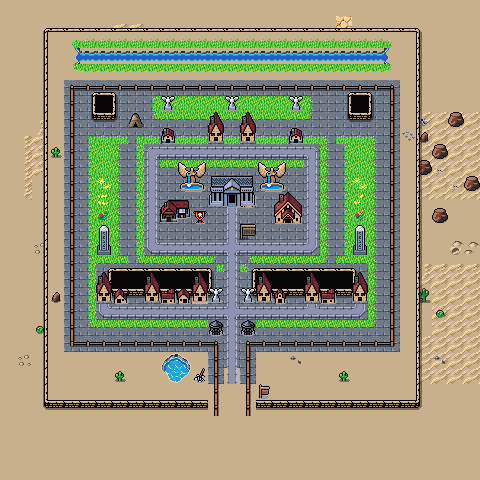

Tiled map render using the project's own tile images. Description and the map definition, with tile-layer contents summarised, below:
An orthogonal 30x30 tile map with 16x16 px tiles, 4 tile layers (Background, Ground, Walls, Overlay), 3 tilesets and 9 objects.

<map version="1.10" tiledversion="1.11.2" orientation="orthogonal" renderorder="right-down" width="30" height="30" tilewidth="16" tileheight="16" infinite="0" nextlayerid="6" nextobjectid="67">
 <editorsettings>
  <export target="wastetown..tmx" format="tmx" />
 </editorsettings>
 <tileset firstgid="1" source="../../../../common/maps/tileset/main.tsx" />
 <tileset firstgid="10113" source="../../../../common/maps/tileset/buildings.tsx" />
 <tileset firstgid="11905" source="../../../../common/maps/tileset/buildings-nocollide.tsx" />
 <layer id="1" name="Background" width="30" height="30">
  <data>[900 cells, 900 non-empty, 12 distinct tile ids]</data>
 </layer>
 <layer id="2" name="Ground" width="30" height="30">
  <data>[900 cells, 342 non-empty, 49 distinct tile ids]</data>
 </layer>
 <layer id="3" name="Walls" width="30" height="30">
  <properties>
   <property name="spriteLayer" type="bool" value="true" />
  </properties>
  <data>[900 cells, 123 non-empty, 27 distinct tile ids]</data>
 </layer>
 <layer id="5" name="Overlay" width="30" height="30">
  <data>[900 cells, 157 non-empty, 34 distinct tile ids]</data>
 </layer>
 <objectgroup id="4" name="Objects">
  <object id="38" template="../../../../common/maps/obj/entry_up.tx" x="219" y="383" width="28" height="16" />
  <object id="47" template="../../../../common/maps/obj/inn.tx" x="224" y="211" />
  <object id="48" template="../../../../common/maps/obj/shop.tx" x="290" y="225">
   <properties>
    <property name="commonShopList" value="Plains" />
    <property name="noRestock" type="bool" value="true" />
    <property name="signXOffset" type="float" value="-32" />
    <property name="signYOffset" type="float" value="0" />
   </properties>
  </object>
  <object id="50" template="../../../../common/maps/obj/shop.tx" x="158.667" y="226.667">
   <properties>
    <property name="commonShopList" value="BoosterPackShop,AlphaBoosterPackShop,BetaBoosterPackShop,GammaBoosterPackShop,DeltaBoosterPackShop,WhiteBoosterPackShop" />
    <property name="mythicShopList" value="" />
    <property name="rareShopList" value="" />
    <property name="uncommonShopList" value="" />
   </properties>
  </object>
  <object id="59" template="../../../../common/maps/obj/shardtrader.tx" x="128" y="130" />
  <object id="63" template="../../../../common/maps/obj/shop.tx" x="256.176" y="307.722">
   <properties>
    <property name="commonShopList" value="Legend4White" />
   </properties>
  </object>
  <object id="64" template="../../../../common/maps/obj/shop.tx" x="142.344" y="308.259">
   <properties>
    <property name="commonShopList" value="White,White,Enchantment4White,Creature2White,Instant4White" />
    <property name="mythicShopList" value="Planeswalker,WUBRG,RWG,RWU,RWB,UWG,UWB,GWB,PhyrexianWhite" />
    <property name="rareShopList" value="Land4White,Azorius,Boros,Selesnya,Orzhov,Vehicle,Colorless" />
    <property name="uncommonShopList" value="Artifact,Knight4White,Bird4White,Soldier4White,Angel,Sliver2White,Spirit4White,Wand,Equip,Multicolor" />
   </properties>
  </object>
  <object id="65" template="../../../../common/maps/obj/shop.tx" x="191.743" y="308.259">
   <properties>
    <property name="commonShopList" value="White,White,Enchantment4White,Creature2White,Instant4White" />
    <property name="mythicShopList" value="Planeswalker,WUBRG,Vehicle,Artifact,Equip,Wand,Legend4White" />
    <property name="rareShopList" value="RWG,RWU,RWB,UWG,UWB,GWB,Land4White,Creature6White,Nobles" />
    <property name="uncommonShopList" value="Azorius,Boros,Selesnya,Orzhov,Azorius,Boros,Selesnya,Orzhov,Land" />
   </properties>
  </object>
  <object id="66" template="../../../../common/maps/obj/shop.tx" x="305.038" y="306.112">
   <properties>
    <property name="commonShopList" value="Knight4White,Bird4White,Soldier4White,Angel,Sliver2White,Spirit4White" />
    <property name="mythicShopList" value="Planeswalker,WUBRG,Vehicle,Artifact,Equip,Wand,Legend4White,Gods" />
    <property name="rareShopList" value="Azorius,Boros,Selesnya,Orzhov,Creature6White,Multicolor,Land4White,PhyrexianWhite" />
    <property name="uncommonShopList" value="Creature2White,Creature,White,SmallCats" />
   </properties>
  </object>
 </objectgroup>
</map>
